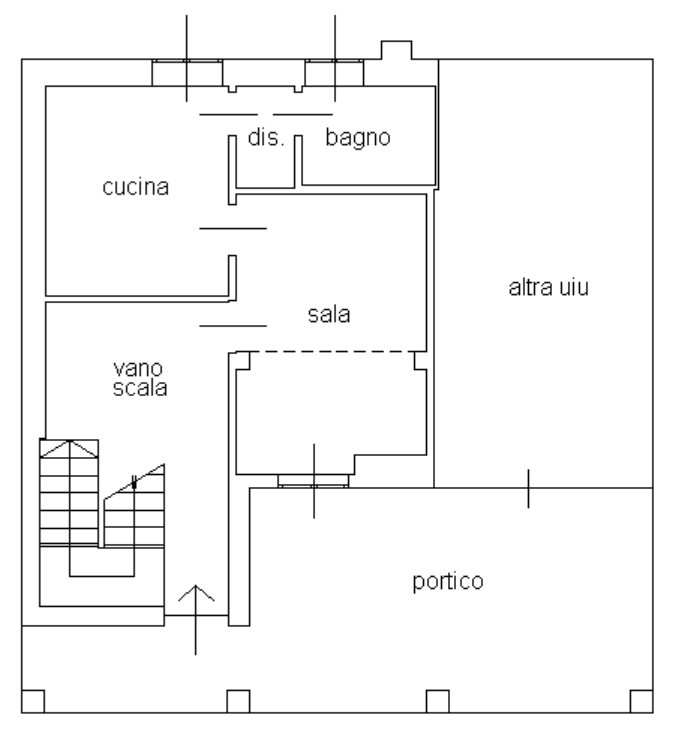
#> input picture PlanParser/atomic_v2/region_split/artifacts/scheda_catastale/page_0001/region_002.png, 674 x 729 px
$ python -i build_preprocess.py   (imports and definitions only)
#> lines starting #> are read from the running program, lines starting #| are printed output that depends on the picture; after the words box and inside, x2 and y2 are one past the last pixel; in counts of white or black regions, pixels touching at a corner belong together
#> further down, picture is the input picture: shape (729, 674); min 0, max 255, mean 246.5
from __future__ import annotations

import argparse
import hashlib
import json
import math
from pathlib import Path
from typing import Any

import cv2
import numpy as np


SCRIPT_DIR = Path(__file__).resolve().parent
ATOMIC_V2_DIR = SCRIPT_DIR.parent
DEFAULT_SOURCE = (
    ATOMIC_V2_DIR
    / "region_split"
    / "artifacts"
    / "scheda_catastale"
    / "page_0001"
    / "revision_002"
    / "region_001.png"
)
DEFAULT_OUTPUT = (
    SCRIPT_DIR
    / "artifacts"
    / "scheda_catastale"
    / "region_001"
    / "revision_001"
)


# [29 lines left out: functions sha256_file, png_write_new, json_write_new, not called in this run]


def matrix_to_json(matrix: np.ndarray) -> list[list[float]]:
    rounded = np.round(matrix.astype(np.float64), 10)
    return [[float(value) for value in row] for row in rounded.tolist()]


# [5 lines left out: function scale_matrix, not called in this run]


def weighted_median(values: np.ndarray, weights: np.ndarray) -> float:
    order = np.argsort(values, kind="stable")
    ordered_values = values[order]
    ordered_weights = weights[order]
    cutoff = float(ordered_weights.sum()) * 0.5
    index = int(np.searchsorted(np.cumsum(ordered_weights), cutoff, side="left"))
    return float(ordered_values[min(index, len(ordered_values) - 1)])


def measure_axis_skew(gray: np.ndarray) -> dict[str, Any]:
    height, width = gray.shape
#> height = 729; width = 674
    blurred = cv2.GaussianBlur(gray, (3, 3), 0.0)
    edges = cv2.Canny(blurred, 60, 180, apertureSize=3, L2gradient=True)
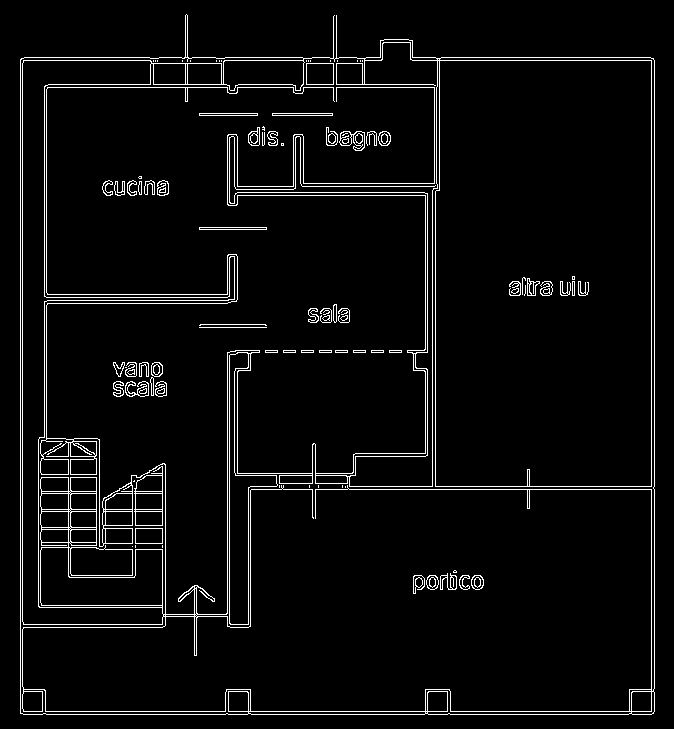
#> edges: shape (729, 674); 4.4% white in thin lines or dots
    min_line_length = max(50, int(round(min(height, width) * 0.12)))
#> min_line_length = 81
    max_line_gap = max(6, int(round(min(height, width) * 0.015)))
#> max_line_gap = 10
    lines = cv2.HoughLinesP(
        edges,
        rho=1.0,
        theta=np.pi / 720.0,
        threshold=45,
        minLineLength=min_line_length,
        maxLineGap=max_line_gap,
    )
#> lines = 61 rows, first 6: [654, 711, 654, 60], [24, 57, 382, 57], [20, 713, 20, 59], [23, 714, 651, 714], [22, 713, 22, 58], [435, 489, 435, 185]

    residuals: list[float] = []
    lengths: list[float] = []
    horizontal_count = 0
    vertical_count = 0
    if lines is not None:
        reshaped_lines = np.asarray(lines).reshape(-1, 4)
#> reshaped_lines has the same summary as lines
        for entry in reshaped_lines:
            x1, y1, x2, y2 = [float(value) for value in entry]
            dx = x2 - x1
            dy = y2 - y1
            length = math.hypot(dx, dy)
            angle = math.degrees(math.atan2(dy, dx))
            residual = ((angle + 45.0) % 90.0) - 45.0
            if abs(residual) > 5.0:
                continue
            residuals.append(residual)
            lengths.append(length)
            normalized_angle = angle % 180.0
            if normalized_angle <= 45.0 or normalized_angle >= 135.0:
                horizontal_count += 1
            else:
                vertical_count += 1
#> this loop made 61 passes
#> (x1, y1, x2, y2, dx, dy, length, angle) on passes 1 to 12: (654, 711, 654, 60, 0, -651, 651, -90), (24, 57, 382, 57, 358, 0, 358, 0), (20, 713, 20, 59, 0, -654, 654, -90), (23, 714, 651, 714, 628, 0, 628, 0), (22, 713, 22, 58, 0, -655, 655, -90), (435, 489, 435, 185, 0, -304, 304, -90), (651, 711, 651, 58, 0, -653, 653, -90), (23, 711, 650, 711, 627, 0, 627, 0), (248, 489, 650, 489, 402, 0, 402, 0), (227, 626, 227, 352, 0, -274, 274, -90), (412, 60, 650, 60, 238, 0, 238, 0), (46, 459, 46, 85, 0, -374, 374, -90)
#> after the loop, horizontal_count = 30; lengths = 61 values, max 655 at index 4, min 84 at index 55, mean 223.1; residuals = 61 values, max 0.486 at index 46, min -0.546 at index 48, mean -0.000985; vertical_count = 31

    if not residuals:
        return {
            "algorithm": "canny_hough_axis_weighted_median",
            "canny_thresholds": [60, 180],
            "hough_theta_degrees": 0.25,
            "max_axis_residual_degrees": 5.0,
            "min_line_length_px": min_line_length,
            "max_line_gap_px": max_line_gap,
            "candidate_count": 0,
            "horizontal_candidate_count": 0,
            "vertical_candidate_count": 0,
            "estimated_skew_degrees": None,
            "weighted_mad_degrees": None,
            "measurable": False,
            "reason": "no_near_axis_line_candidates",
        }

    values = np.asarray(residuals, dtype=np.float64)
#> values has the same summary as residuals
    weights = np.asarray(lengths, dtype=np.float64)
#> weights has the same summary as lengths
    estimate = weighted_median(values, weights)
#> in weighted_median, `order = np.argsort(values, kind="stable")`: order = 61 values, max 60 at index 59, min 0 at index 1, mean 30
#> in weighted_median, `ordered_values = values[order]`: ordered_values = 61 values from -0.546 to 0.486
#> in weighted_median, `ordered_weights = weights[order]`: ordered_weights = 61 values, max 655 at index 5, min 84 at index 54, mean 223.1
#> in weighted_median, `cutoff = float(ordered_weights.sum()) * 0.5`: cutoff = 6803.5
#> in weighted_median, `index = int(np.searchsorted(np.cumsum(ordered_weights), cutoff, side="..`: index = 16
#> estimate = 0
    weighted_mad = weighted_median(np.abs(values - estimate), weights)
#> weighted_mad = 0
    total_length = float(weights.sum())
#> total_length = 13607
    minimum_total_length = float(min(height, width) * 1.2)
#> minimum_total_length = 808.8
    measurable = (
        len(values) >= 6
        and total_length >= minimum_total_length
        and weighted_mad <= 0.75
    )
#> measurable = True
    if not measurable:
        reason = "insufficient_or_inconsistent_axis_support"
    elif abs(estimate) < 0.12:
        reason = "measurable_within_deadband"
    else:
        reason = "measurable_correction_available"

    return {
        "algorithm": "canny_hough_axis_weighted_median",
        "canny_thresholds": [60, 180],
        "hough_theta_degrees": 0.25,
        "max_axis_residual_degrees": 5.0,
        "min_line_length_px": min_line_length,
        "max_line_gap_px": max_line_gap,
        "candidate_count": int(len(values)),
        "horizontal_candidate_count": int(horizontal_count),
        "vertical_candidate_count": int(vertical_count),
        "candidate_total_length_px": round(total_length, 4),
        "minimum_total_length_px": round(minimum_total_length, 4),
        "estimated_skew_degrees": round(estimate, 6),
        "weighted_mad_degrees": round(weighted_mad, 6),
        "deadband_degrees": 0.12,
        "measurable": bool(measurable),
        "reason": reason,
    }


# [371 lines left out: functions linework_suppression, make_contact_sheet, build, parse_args, not called in this run]


# [4 lines not run here, left out]

>>> import cv2
>>> picture = cv2.imread('../region_split/artifacts/scheda_catastale/page_0001/region_002.png', cv2.IMREAD_GRAYSCALE)
>>> result = measure_axis_skew(picture)
#> result = 16 items

$ run again, on PlanParser/atomic_v2/region_split/artifacts/scheda_catastale/page_0001/revision_002/regions_overlay.png
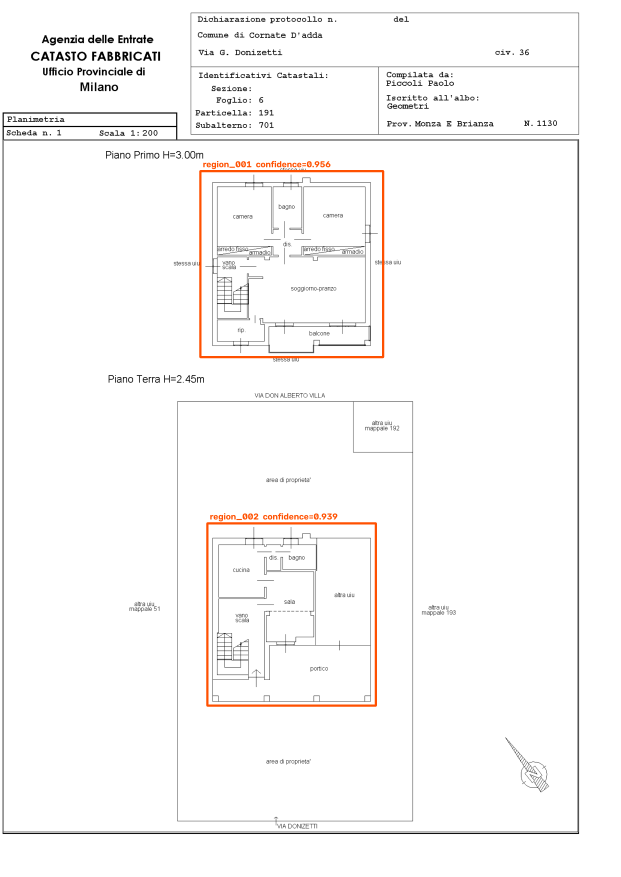
#> input picture PlanParser/atomic_v2/region_split/artifacts/scheda_catastale/page_0001/revision_002/regions_overlay.png, 2481 x 3508 px (shown at 1/4 size)
#> in measure_axis_skew, `edges = cv2.Canny(blurred, 60, 180, apertureSize=3, L2gradient=True)`:
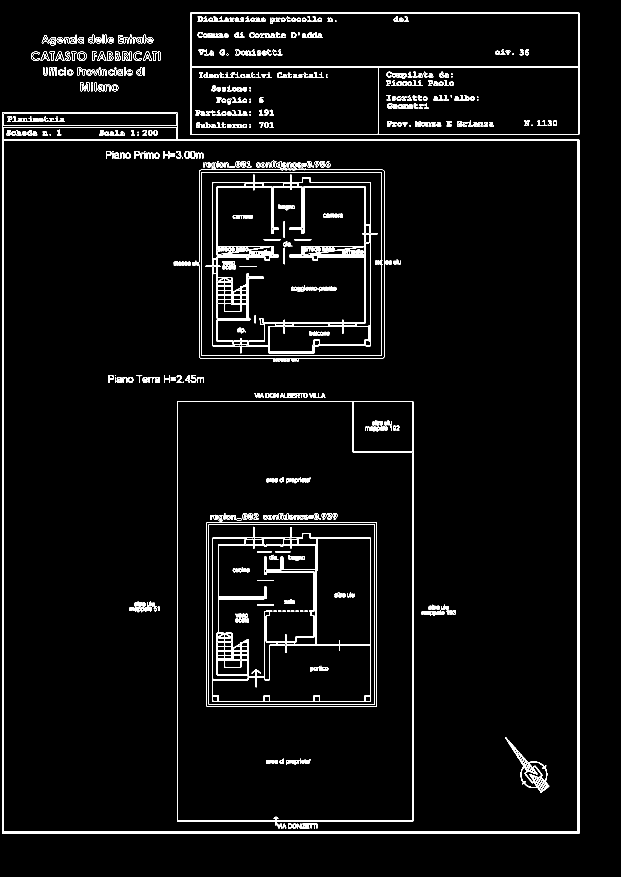
#> edges: shape (3508, 2481) (shown at 1/4 size); 2% white in thin lines or dots, all inside (x1, y1, x2, y2) = (9, 50, 2317, 3336)
#> lines = 247 rows, first 6: [9, 3326, 2316, 3326], [2316, 3334, 2316, 51], [2313, 3335, 2313, 535], [2309, 3335, 2309, 536], [10, 3335, 2315, 3335], [9, 3325, 9, 562]
#> reshaped_lines has the same summary as lines
#> the loop in measure_axis_skew, `for entry in reshaped_lines:` made 247 passes
#> (x1, y1, x2, y2, dx, dy, length, angle) on passes 1 to 8: (9, 3326, 2316, 3326, 2307, 0, 2307, 0), (2316, 3334, 2316, 51, 0, -3283, 3283, -90), (2313, 3335, 2313, 535, 0, -2800, 2800, -90), (2309, 3335, 2309, 536, 0, -2799, 2799, -90), (10, 3335, 2315, 3335, 2305, 0, 2305, 0), (9, 3325, 9, 562, 0, -2763, 2763, -90), (10, 557, 2315, 557, 2305, 0, 2305, 0), (15, 3331, 15, 556, 0, -2775, 2775, -90)
